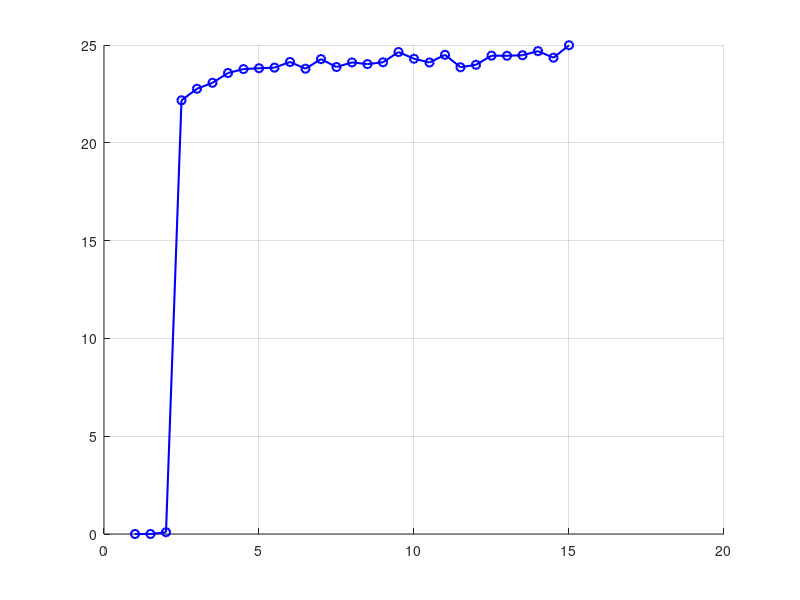

This figure's MATLAB source: (Note: this script raises an error after producing the figure.)
% --- Pilot Gain vs. Limit Cycle Amplitude ---
% Parameters
K = 20;
S = 15;
R = -15;
thetac = 1; % 1-degree step command

% Initial Conditions [x1; x2; x3; x4]
x0 = [0; 0; 0; 0];
tspan = [0 60]; % Increased time to ensure steady-state limit cycle is reached

% Arrays for Analysis
tau_vec = [0, 0.03, 0.06, 0.09];
Kp_vec = 1:0.5:15; % Range of Pilot Gains to test

figure;
hold on;
grid on;
colors = ['b', 'r', 'g', 'm'];

for i = 1:length(tau_vec)
    tau = tau_vec(i);
    amp_vec = zeros(size(Kp_vec));

    for j = 1:length(Kp_vec)
        Kp = Kp_vec(j);

        if tau == 0
            % Standard ODE without delay (dde23 requires lag > 0)
            sys_ode = @(t, x) [
                max(R, min(S, K * (Kp * (thetac - (6.02372 * x(2) + 7.346 * x(3))) - x(1))));
                x(3);
                x(4);
                x(1) - 5.29 * x(3) - 1.42 * x(4)
                ];
            [t_out, x_out] = ode45(sys_ode, tspan, x0);
        else
            % DDE with delay for pilot model Kp * exp(-s*tau)
            % Z(:,1) represents the state vector at t - tau
            sys_dde = @(t, x, Z) [
                max(R, min(S, K * (Kp * (thetac - (6.02372 * Z(2,1) + 7.346 * Z(3,1))) - x(1))));
                x(3);
                x(4);
                x(1) - 5.29 * x(3) - 1.42 * x(4)
                ];

            % Solve DDE using constant history vector x0
            sol = dde23(sys_dde, tau, x0, tspan);
            t_out = sol.x';
            x_out = sol.y';
        end

        % Reconstruct theta
        theta = 6.02372 * x_out(:, 2) + 7.346 * x_out(:, 3);

        % Extract Steady-State Amplitude (evaluate the last 30% of the simulation)
        idx_ss = find(t_out > tspan(end) * 0.7);
        if ~isempty(idx_ss)
            theta_ss = theta(idx_ss);

            % Peak-to-Peak Amplitude / 2
            amplitude = (max(theta_ss) - min(theta_ss)) / 2;

            % Threshold to filter out numerical noise from stable equilibrium points
            if amplitude < 0.05
                amplitude = 0; 
            end

            amp_vec(j) = amplitude;
        end
    end

    % Plot Kp vs Amplitude for the current tau
    plot(Kp_vec, amp_vec, '-o', 'Color', colors(i), 'LineWidth', 1.5, ...
        'DisplayName', ['\tau = ' num2str(tau) ' s']);
end

% Formatting
xlabel('Pilot Gain (K_p)');
ylabel('Steady-State Limit Cycle Amplitude \theta (deg)');
title('Pilot Gain vs. Limit Cycle Amplitude (\theta) for Various Delays');
legend('Location', 'northwest');
